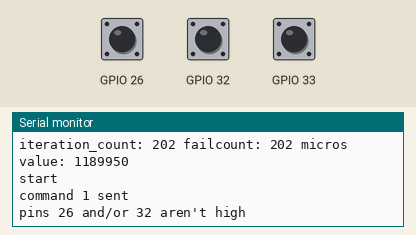
This sketch was run on a simulated ESP32. Shown: the last lines printed to the serial monitor. Inputs (shaded band) come from the test bench; at power-on: GPIO 26 HIGH, GPIO 33 HIGH, GPIO 32 HIGH.

Above: at 1.2 s.
1.3 s: GPIO 26 pulled LOW for 0.15 s
2.9 s: GPIO 33 pulled LOW for 0.15 s
At 3.8 s:
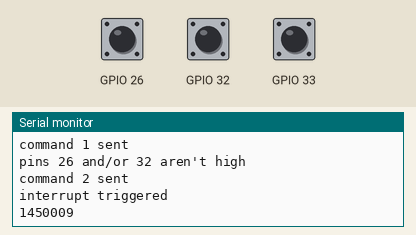
4.5 s: GPIO 26 pulled LOW for 1 s
At 5.0 s:
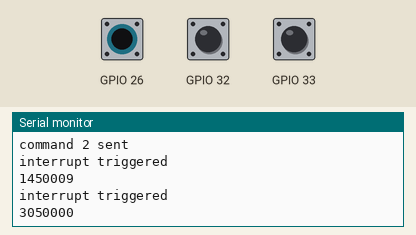
7.0 s: GPIO 32 pulled LOW for 0.15 s
At 8.3 s:
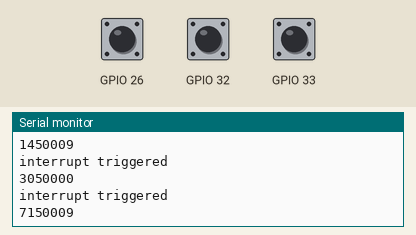
8.6 s: GPIO 32 pulled LOW for 1 s
At 9.5 s:
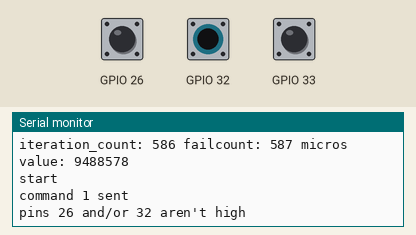
Timing chart, 0 to 11.6 s (numbered marks = the images above; inputs shaded):
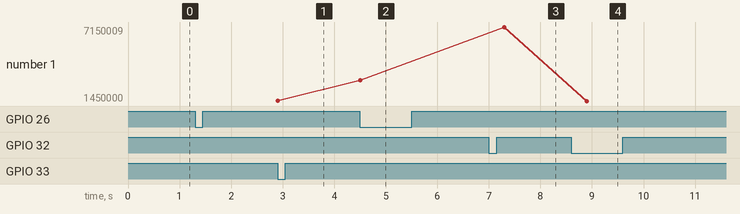

Measured:
- after the input at 7.0 s, the serial monitor: prints a new line after 0.30 s (image 3)
- after the input at 8.6 s, the serial monitor: prints a new line after 0.30 s (image 4)
- plotted number 1: 3050000 → 7150009 after the input at 7.0 s, 7150009 → 1450000 after the input at 8.6 s

The sketch:

Valves_board_reliablility_test.ino
```cpp
#include "SPI.h"
const int CS = 14;
//const int ESP_CS_PINS[13] = {4, 5, 13, 14, 15, 16, 17, 21, 22, 25, 26, 32, 33};


uint16_t transmission[13] = {200, 0, 0, 0, 0, 0, 0, 0xFFFF, 0, 0, 0, 0, 0};
uint16_t transmission_2[13] = {500, 0, 0, 0, 0, 0, 0, 0, 0, 0, 0, 0, 0};
uint16_t transmission_3[13] = {100, 0, 0, 0, 0, 0, 0, 0, 0xFFFF, 0, 0, 0, 0};


volatile long val1 = 0, val2 = 0, val3 = 0, lastVal1 = 0, lastVal2 = 0, lastVal3 = 0;
long start_time;
long failcount = 0, iteration_count = 0;
int time_of_edge = 0;

void setup() {
  Serial.begin(115200);
  pinMode(CS, OUTPUT);
  digitalWrite(CS, HIGH);
  SPI.begin();
  SPI.beginTransaction(SPISettings(100000, MSBFIRST, SPI_MODE0));

  pinMode(26, INPUT_PULLUP);
  pinMode(32, INPUT_PULLUP);
  pinMode(33, INPUT_PULLUP);

  //detect when each channel changes phase
  attachInterrupt(26, change1, CHANGE);
  attachInterrupt(32, change2, CHANGE);
  attachInterrupt(33, change3, CHANGE);
}


void loop() {
  Serial.println("start");
  ///////////////////////////// First Command, send and check if it worked ////////////////////////////////////////////////


  digitalWrite(CS, LOW); // enable Slave Select
  for (int x = 0; x < 13; x++)
  {
    send_uint16_t(transmission[x]);
  }
  digitalWrite(CS, HIGH); // disable Slave Select

  // check output, see if it's accurate
  delayMicroseconds(5000);
  Serial.println("command 1 sent");
  if (digitalRead(26) || digitalRead(32)) { // checks if digital outputs are working properly
    failcount++;
    Serial.println("pins 26 and/or 32 aren't high");
  }
  else {
    int counter = 0;
    lastVal3 = 0;

    while (counter < 6) {

      if (val3 != lastVal3) { // checks if pwm is working properly, analyzes 3 waves
        Serial.println("interrupt triggered");
        time_of_edge = val3 - lastVal3;
        //this edge should be 2500 microseconds long, I'm allowing for up to 4% error (should refine this value later)
        if ((time_of_edge < 2000 || time_of_edge > 3000) && counter != 0) { //should be 2500 +- 100
          failcount++;
          counter = 6;
        }
        Serial.println(time_of_edge);

        lastVal3 = val3;
        counter++;
      }

    }
  }
  iteration_count++;


  ///////////////////////////// Second Command, send and check if it worked ////////////////////////////////////////////////


  digitalWrite(CS, LOW); // enable Slave Select
  for (int x = 0; x < 13; x++)
  {
    send_uint16_t(transmission_2[x]);
  }
  digitalWrite(CS, HIGH); // disable Slave Select


  // check output, see if it's accurate
  delayMicroseconds(5000);
  Serial.println("command 2 sent");
  if (digitalRead(33)) // checks if digital outputs are working properly
    failcount++;
  else {
    int counter = 0;
    while (counter < 6) { //checks first pwm output
      if (val1 != lastVal1) { // checks if pwm is working properly, analyzes 3 waves
        Serial.println("interrupt triggered");
        time_of_edge = val1 - lastVal1;
        if ((time_of_edge < 280 || (time_of_edge > 330 && time_of_edge < 1670) || time_of_edge > 1720) && counter != 0) { //305 +- 25 or 1695 +-25
          failcount++;
          counter = 6;
        }
        Serial.println(time_of_edge);
        lastVal1 = val1;
        counter++;
      }
    }

    counter = 0;
    while (counter < 6) { //checks second pwm output
      if (val2 != lastVal2) { // checks if pwm is working properly, analyzes 3 waves
        Serial.println("interrupt triggered");
        time_of_edge = val2 - lastVal2;
        if ((time_of_edge < 280 || (time_of_edge > 330 && time_of_edge < 1670) || time_of_edge > 1720) && counter != 0) {
          failcount++;
          counter = 6;
        }
        Serial.println(time_of_edge);
        lastVal2 = val2;
        counter++;
      }
    }

  }
  iteration_count++;


//  /////////////////////////////////////// Third Command, send and check if it worked ////////////////////////////////////////////////
//
//
//  digitalWrite(CS, LOW); // enable Slave Select
//  for (int x = 0; x < 13; x++)
//  {
//    send_uint16_t(transmission_3[x]);
//  }
//  digitalWrite(CS, HIGH); // disable Slave Select
//  // check output, see if it's accurate
//
//
//  // check output, see if it's accurate
//  delayMicroseconds(500);
//  Serial.println("command 3 sent");
//  if (digitalRead(26) || !digitalRead(32)) // checks if digital outputs are working properly
//    failcount++;
//  else {
//    int counter = 0;
//    while (counter < 6) {
//      if (val3 != lastVal3) { // checks if pwm is working properly, analyzes 3 waves
//        counter++;
//        time_of_edge = val3 - lastVal3;
//        //a cycle should last 10000 microseconds
//        if (time_of_edge < 3033 || (time_of_edge > 3233 && time_of_edge < 6767) || time_of_edge > 6967) {  //  6867 +- 100 or 3133 +- 100
//          failcount++;
//          counter = 6;
//        }
//        lastVal3 = val3;
//      }
//    }
//  }
//  iteration_count++;
//

  /////////////////////////////////////// Output to Serial Monitor ////////////////////////////////////////////////

  Serial.print("iteration_count: ");
  Serial.print(iteration_count);
  Serial.print(" failcount: ");
  Serial.print(failcount);
  Serial.print(" micros value: ");
  Serial.println(micros());

}


void change1() {
  val1 = micros();
}
void change2() {
  val2 = micros();
}
void change3() {
  val3 = micros();
}

void send_uint16_t(uint16_t u)
{
  // Robert Read's code
  SPI.transfer(*(((byte *)&u) + 0));
  byte b1 = *(((byte *)&u) + 0);

  SPI.transfer(*(((byte *)&u) + 1));
  byte b2 = *(((byte *)&u) + 1);
}
```
